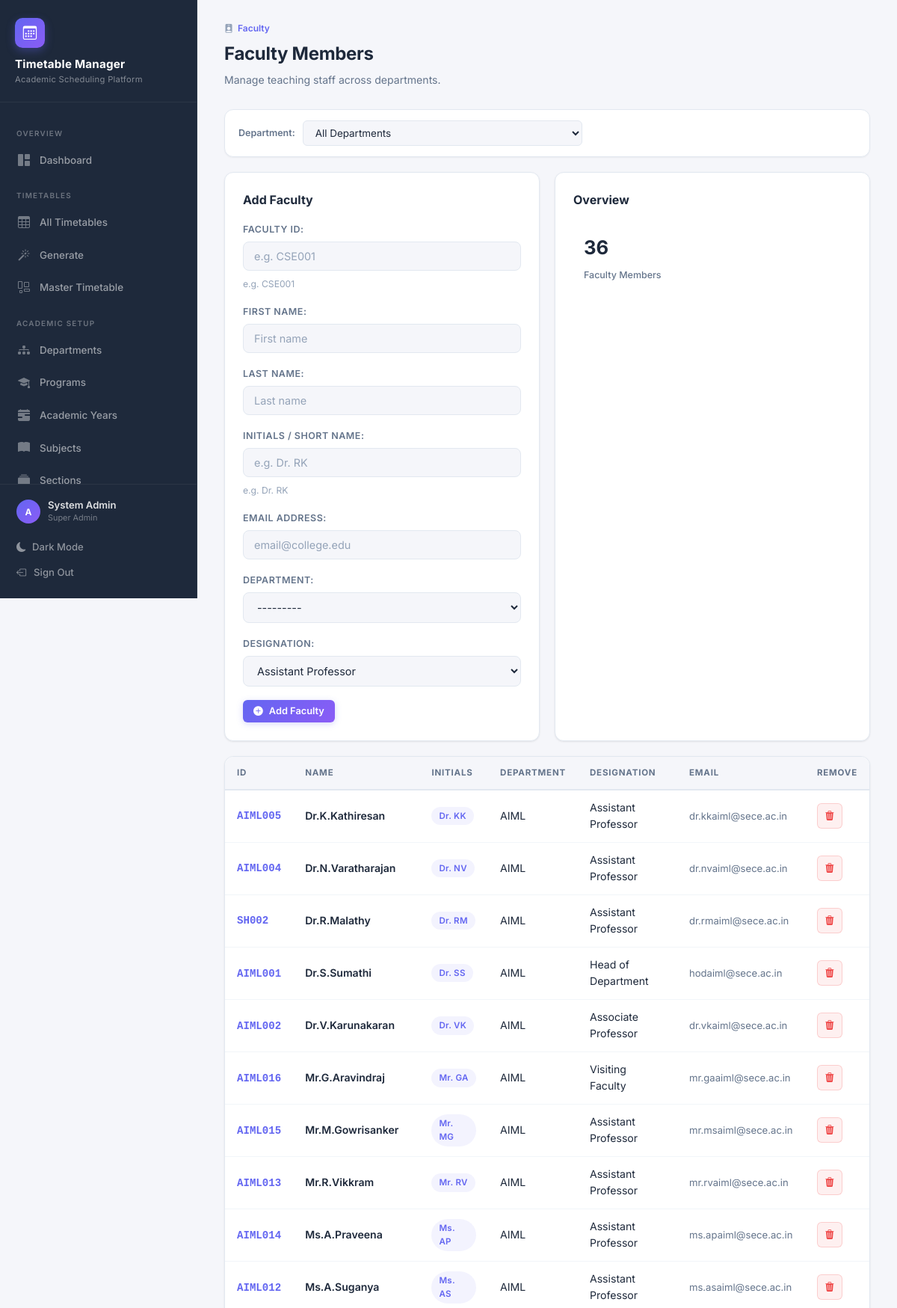
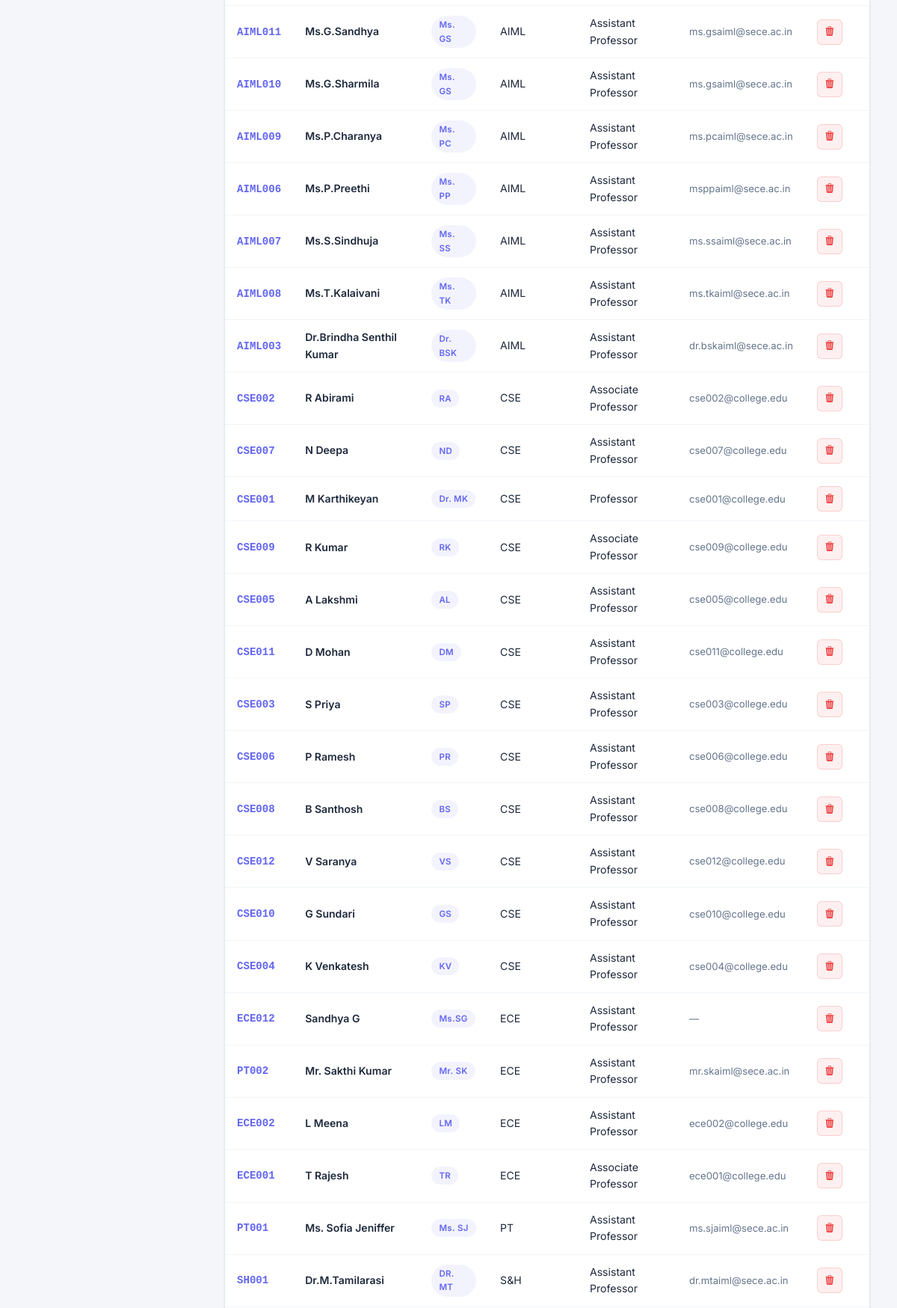
The page /faculty/ (signed in, upper part) on the database its author committed (2 pictures, top to bottom).
### TTS/SchedulerApp/models.py (models this page shows, shortened)
class Faculty(models.Model):
    faculty_id = models.CharField(
        max_length=20, unique=True, verbose_name='Faculty ID',
        help_text='e.g. CSE001'
    )
    first_name = models.CharField(max_length=50, verbose_name='First Name')
    last_name = models.CharField(
        max_length=50, blank=True, verbose_name='Last Name'
    )
    initials = models.CharField(
        max_length=10, blank=True, verbose_name='Initials',
        help_text='e.g. Dr. RK'
    )
    email = models.EmailField(blank=True, verbose_name='Email')
    department = models.ForeignKey(
        Department, on_delete=models.SET_NULL, null=True, blank=True,
        related_name='faculty_members', verbose_name='Department'
    )
    designation = models.CharField(
        max_length=15, choices=DESIGNATION_CHOICES,
        default='ASST_PROF', verbose_name='Designation'
    )
    class Meta:
        ordering = ['department', 'last_name', 'first_name']
        verbose_name = 'Faculty'
        verbose_name_plural = 'Faculty Members'
    @property
    def full_name(self):
        parts = [self.first_name]
        if self.last_name:
            parts.append(self.last_name)
        return ' '.join(parts)

class Department(models.Model):
    name = models.CharField(
        max_length=100, verbose_name='Department Name',
        help_text='Full name, e.g. Computer Science & Engineering'
    )
    code = models.CharField(
        max_length=10, unique=True, verbose_name='Department Code',
        help_text='Short code, e.g. CSE'
    )
    class Meta:
        ordering = ['name']
        verbose_name = 'Department'
        verbose_name_plural = 'Departments'
    def __str__(self):
        return f'{self.code} — {self.name}'

### TTS/SchedulerApp/views.py (the view)
# urls.py: path('faculty/', views.faculty_list, name='faculty_list'),
@login_required
@management_required
def faculty_list(request):
    form = FacultyForm(request.POST or None)
    if request.method == 'POST' and form.is_valid():
        form.save()
        messages.success(request, 'Faculty member added successfully.')
        return redirect('faculty_list')
    faculty = Faculty.objects.select_related('department').all()
    dept_filter = request.GET.get('department')
    if dept_filter:
        faculty = faculty.filter(department_id=dept_filter)
    return render(request, 'faculty_list.html', {
        'form': form,
        'faculty_members': faculty,
        'departments': Department.objects.all(),
        'filter_department': dept_filter,
    })

### TTS/SchedulerApp/forms.py
class FacultyForm(forms.ModelForm):
    class Meta:
        model = Faculty
        fields = [
            'faculty_id', 'first_name', 'last_name', 'initials',
            'email', 'department', 'designation',
        ]
        labels = {
            'faculty_id': 'Faculty ID',
            'first_name': 'First Name',
            'last_name': 'Last Name',
            'initials': 'Initials / Short Name',
            'email': 'Email Address',
            'department': 'Department',
            'designation': 'Designation',
        }
        widgets = {
            'faculty_id': forms.TextInput(attrs={**_input_attrs, 'placeholder': 'e.g. CSE001'}),
            'first_name': forms.TextInput(attrs={**_input_attrs, 'placeholder': 'First name'}),
            'last_name': forms.TextInput(attrs={**_input_attrs, 'placeholder': 'Last name'}),
            'initials': forms.TextInput(attrs={**_input_attrs, 'placeholder': 'e.g. Dr. RK'}),
            'email': forms.EmailInput(attrs={**_input_attrs, 'placeholder': 'email@college.edu'}),
            'department': forms.Select(attrs=_select_attrs),
            'designation': forms.Select(attrs=_select_attrs),
        }

### TTS/SchedulerApp/models.py (called while the page is built)
    @property
    def is_super_admin(self):
        return self.role == 'SUPER_ADMIN'

    @property
    def can_manage_timetable(self):
        return self.role in ('SUPER_ADMIN', 'TIMETABLE_ADMIN', 'HOD')

### TTS/SchedulerApp/templatetags/index.py (called while the page is built)
    def render(self, context):
        path = context['request'].path
        for p in self.patterns:
            try:
                pValue = template.Variable(p).resolve(context)
                if path == pValue:
                    return 'active'
            except template.VariableDoesNotExist:
                pass
        return ''

### TTS/templates/faculty_list.html (shortened to what this page needs)
{% extends 'base.html' %}
{% block content %}
<div class="page-header">
  <div class="page-breadcrumb"><i class="bi bi-person-badge-fill"></i> <span>Faculty</span></div>
  <h2>Faculty Members</h2>
  <p>Manage teaching staff across departments.</p>
</div>
<form method="get" class="filter-bar">
  <label>Department:</label>
  <select name="department" onchange="this.form.submit()">
    <option value="">All Departments</option>
  </select>
</form>
<div class="grid-2">
  <div class="card">
    <div class="card-header"><div class="card-title">Add Faculty</div></div>
    <form method="post">
      <div class="django-form">{{ form.as_p }}</div>
      <button type="submit" class="btn btn-primary btn-sm"><i class="bi bi-plus-circle-fill"></i> Add Faculty</button>
    </form>
  </div>
  <div class="card">
    <div class="card-header"><div class="card-title">Overview</div></div>
    <div class="stat-card" style="box-shadow:none; border:none; padding:14px;">
      <div class="stat-value">{{ faculty_members|length }}</div>
      <div class="stat-label">Faculty Members</div>
    </div>
  </div>
</div>
<div class="card" style="padding:0; overflow:hidden; margin-top:20px;">
  <div class="table-wrap">
    <table class="data-table">
      <thead><tr><th>ID</th><th>Name</th><th>Initials</th><th>Department</th><th>Designation</th><th>Email</th><th class="td-actions">Remove</th></tr></thead>
      <tbody>
        {% for fac in faculty_members %}
        <tr>
          <td><code style="font-weight:600; color:var(--primary);">{{ fac.faculty_id }}</code></td>
          <td style="font-weight:600;">{{ fac.full_name }}</td>
          <td><span class="badge badge-primary">{{ fac.initials|default:"—" }}</span></td>
          <td>{{ fac.department.code|default:"—" }}</td>
          <td>{{ fac.get_designation_display }}</td>
          <td style="font-size:0.82rem; color:var(--text-secondary);">{{ fac.email|default:"—" }}</td>
          <td class="td-actions">
            <form action="{% url 'faculty_delete' fac.pk %}" method="post">{% csrf_token %}
              <button type="submit" class="btn btn-icon btn-danger btn-sm" onclick="return confirm('Delete {{ fac.full_name }}?')"><i class="bi bi-trash3-fill"></i></button>
            </form>
          </td>
        </tr>
        {% empty %}
        <tr><td colspan="7"><div class="empty-state"><i class="bi bi-person-badge"></i><h3>No Faculty</h3><p>Add teaching staff to begin scheduling.</p></div></td></tr>
        {% endfor %}
      </tbody>
    </table>
  </div>
</div>
{% endblock %}

### TTS/templates/base.html (shortened to what this page needs)
{% load static %}
{% load index %}
{% url 'dashboard' as dashboard_url %}
{% url 'department_list' as dept_url %}
{% url 'program_list' as prog_url %}
{% url 'academic_year_list' as ay_url %}
{% url 'room_list' as room_url %}
{% url 'timeslot_list' as slot_url %}
{% url 'faculty_list' as fac_url %}
{% url 'subject_list' as subj_url %}
{% url 'section_list' as sec_url %}
{% url 'offering_list' as offer_url %}
{% url 'timetable_list' as tt_url %}
{% url 'timetable_generate' as gen_url %}
{% url 'master_timetable' as master_url %}
{% url 'user_list' as user_url %}
<!DOCTYPE html>
<html lang="en" data-theme="light">
<head>
  <link rel="stylesheet" href="https://cdn.jsdelivr.net/npm/bootstrap-icons@1.11.3/font/bootstrap-icons.min.css">
  <link rel="stylesheet" type="text/css" href="{% static 'CSS/style.css' %}">
</head>
<body>
  <aside class="sidebar" id="sidebar">
    <div class="sidebar-brand">
      <div class="brand-icon">
        <i class="bi bi-calendar3"></i>
      </div>
      <h1>Timetable Manager</h1>
      <span>Academic Scheduling Platform</span>
    </div>
    <nav class="sidebar-nav">
      <div class="nav-section-label">Overview</div>
      <a href="{{ dashboard_url }}" class="{% active request dashboard_url %}">
        <i class="bi bi-grid-1x2-fill"></i>
        Dashboard
      </a>
      {% if user.is_authenticated %}
      <div class="nav-section-label">Timetables</div>
      <a href="{{ tt_url }}" class="{% active request tt_url %}">
        <i class="bi bi-table"></i>
        All Timetables
      </a>
      {% if can_manage %}
      <a href="{{ gen_url }}" class="{% active request gen_url %}">
        <i class="bi bi-magic"></i>
        Generate
      </a>
      <a href="{{ master_url }}" class="{% active request master_url %}">
        <i class="bi bi-layout-wtf"></i>
        Master Timetable
      </a>
      {% endif %}
      <div class="nav-section-label">Academic Setup</div>
      {% if is_admin %}
      <a href="{{ dept_url }}" class="{% active request dept_url %}">
        <i class="bi bi-diagram-3-fill"></i>
        Departments
      </a>
      <a href="{{ prog_url }}" class="{% active request prog_url %}">
        <i class="bi bi-mortarboard-fill"></i>
        Programs
      </a>
      <a href="{{ ay_url }}" class="{% active request ay_url %}">
        <i class="bi bi-calendar-range-fill"></i>
        Academic Years
      </a>
      {% endif %}
      {% if can_manage %}
      <a href="{{ subj_url }}" class="{% active request subj_url %}">
        <i class="bi bi-book-fill"></i>
        Subjects
      </a>
      <a href="{{ sec_url }}" class="{% active request sec_url %}">
        <i class="bi bi-collection-fill"></i>
        Sections
      </a>
      {% endif %}
      {% endif %}
    </nav>
    <div class="sidebar-footer">
      {% if user.is_authenticated %}
      <div class="user-info">
        <div class="user-avatar">{{ user.username|make_list|first|upper }}</div>
        <div>
          <div class="user-name">{{ user.get_full_name|default:user.username }}</div>
          <div class="user-role">{{ user_role_display }}</div>
        </div>
      </div>
      <button class="theme-toggle" id="themeToggle">
        <i class="bi bi-moon-fill"></i>
        <span>Dark Mode</span>
      </button>
      <a href="{% url 'logout' %}">
        <i class="bi bi-box-arrow-left"></i>
        Sign Out
      </a>
      {% endif %}
    </div>
  </aside>
  <main class="main-content">
    {% block content %}
    {% endblock %}
  </main>
</body>
</html>

### rows shown on the page
Faculty: faculty_id "AIML005", full_name "Dr.K.Kathiresan", initials "Dr. KK", department.code "AIML", designation "Assistant Professor", email "dr.kkaiml@sece.ac.in"
Faculty: faculty_id "AIML004", full_name "Dr.N.Varatharajan", initials "Dr. NV", department.code "AIML", designation "Assistant Professor", email "dr.nvaiml@sece.ac.in"
Faculty: faculty_id "SH002", full_name "Dr.R.Malathy", initials "Dr. RM", department.code "AIML", designation "Assistant Professor", email "dr.rmaiml@sece.ac.in"
Faculty: faculty_id "AIML001", full_name "Dr.S.Sumathi", initials "Dr. SS", department.code "AIML", designation "Head of Department", email "hodaiml@sece.ac.in"
Faculty: faculty_id "AIML002", full_name "Dr.V.Karunakaran", initials "Dr. VK", department.code "AIML", designation "Associate Professor", email "dr.vkaiml@sece.ac.in"
Faculty: faculty_id "AIML016", full_name "Mr.G.Aravindraj", initials "Mr. GA", department.code "AIML", designation "Visiting Faculty", email "mr.gaaiml@sece.ac.in"
Faculty: faculty_id "AIML015", full_name "Mr.M.Gowrisanker", initials "Mr. MG", department.code "AIML", designation "Assistant Professor", email "mr.msaiml@sece.ac.in"
Faculty: faculty_id "AIML013", full_name "Mr.R.Vikkram", initials "Mr. RV", department.code "AIML", designation "Assistant Professor", email "mr.rvaiml@sece.ac.in"
Faculty: faculty_id "AIML014", full_name "Ms.A.Praveena", initials "Ms. AP", department.code "AIML", designation "Assistant Professor", email "ms.apaiml@sece.ac.in"
Faculty: faculty_id "AIML012", full_name "Ms.A.Suganya", initials "Ms. AS", department.code "AIML", designation "Assistant Professor", email "ms.asaiml@sece.ac.in"
Faculty: faculty_id "AIML011", full_name "Ms.G.Sandhya", initials "Ms. GS", department.code "AIML", designation "Assistant Professor", email "ms.gsaiml@sece.ac.in"
Faculty: faculty_id "AIML010", full_name "Ms.G.Sharmila", initials "Ms. GS", department.code "AIML", designation "Assistant Professor", email "ms.gsaiml@sece.ac.in"
Faculty: faculty_id "AIML009", full_name "Ms.P.Charanya", initials "Ms. PC", department.code "AIML", designation "Assistant Professor", email "ms.pcaiml@sece.ac.in"
Faculty: faculty_id "AIML006", full_name "Ms.P.Preethi", initials "Ms. PP", department.code "AIML", designation "Assistant Professor", email "msppaiml@sece.ac.in"
Faculty: faculty_id "AIML007", full_name "Ms.S.Sindhuja", initials "Ms. SS", department.code "AIML", designation "Assistant Professor", email "ms.ssaiml@sece.ac.in"
Faculty: faculty_id "AIML008", full_name "Ms.T.Kalaivani", initials "Ms. TK", department.code "AIML", designation "Assistant Professor", email "ms.tkaiml@sece.ac.in"
Faculty: faculty_id "AIML003", full_name "Dr.Brindha Senthil Kumar", initials "Dr. BSK", department.code "AIML", designation "Assistant Professor", email "dr.bskaiml@sece.ac.in"
Faculty: faculty_id "CSE002", full_name "R Abirami", initials "RA", department.code "CSE", designation "Associate Professor", email "cse002@college.edu"
Faculty: faculty_id "CSE007", full_name "N Deepa", initials "ND", department.code "CSE", designation "Assistant Professor", email "cse007@college.edu"
Faculty: faculty_id "CSE001", full_name "M Karthikeyan", initials "Dr. MK", department.code "CSE", designation "Professor", email "cse001@college.edu"
Faculty: faculty_id "CSE009", full_name "R Kumar", initials "RK", department.code "CSE", designation "Associate Professor", email "cse009@college.edu"
Faculty: faculty_id "CSE005", full_name "A Lakshmi", initials "AL", department.code "CSE", designation "Assistant Professor", email "cse005@college.edu"
Faculty: faculty_id "CSE011", full_name "D Mohan", initials "DM", department.code "CSE", designation "Assistant Professor", email "cse011@college.edu"
Faculty: faculty_id "CSE003", full_name "S Priya", initials "SP", department.code "CSE", designation "Assistant Professor", email "cse003@college.edu"
Faculty: faculty_id "CSE006", full_name "P Ramesh", initials "PR", department.code "CSE", designation "Assistant Professor", email "cse006@college.edu"
Faculty: faculty_id "CSE008", full_name "B Santhosh", initials "BS", department.code "CSE", designation "Assistant Professor", email "cse008@college.edu"
Faculty: faculty_id "CSE012", full_name "V Saranya", initials "VS", department.code "CSE", designation "Assistant Professor", email "cse012@college.edu"
Faculty: faculty_id "CSE010", full_name "G Sundari", initials "GS", department.code "CSE", designation "Assistant Professor", email "cse010@college.edu"
Faculty: faculty_id "CSE004", full_name "K Venkatesh", initials "KV", department.code "CSE", designation "Assistant Professor", email "cse004@college.edu"
Faculty: faculty_id "ECE012", full_name "Sandhya G", initials "Ms.SG", department.code "ECE", designation "Assistant Professor", email "—"
Faculty: faculty_id "PT002", full_name "Mr. Sakthi Kumar", initials "Mr. SK", department.code "ECE", designation "Assistant Professor", email "mr.skaiml@sece.ac.in"
Faculty: faculty_id "ECE002", full_name "L Meena", initials "LM", department.code "ECE", designation "Assistant Professor", email "ece002@college.edu"
Faculty: faculty_id "ECE001", full_name "T Rajesh", initials "TR", department.code "ECE", designation "Associate Professor", email "ece001@college.edu"
Faculty: faculty_id "PT001", full_name "Ms. Sofia Jeniffer", initials "Ms. SJ", department.code "PT", designation "Assistant Professor", email "ms.sjaiml@sece.ac.in"
Faculty: faculty_id "SH001", full_name "Dr.M.Tamilarasi", initials "DR. MT", department.code "S&H", designation "Assistant Professor", email "dr.mtaiml@sece.ac.in"

### other values the page prints
{{ user.username|make_list|first|upper }} "A"
{{ user.get_full_name|default:user.username }} "System Admin"
{{ user_role_display }} "Super Admin"
{{ faculty_members|length }} "36"
